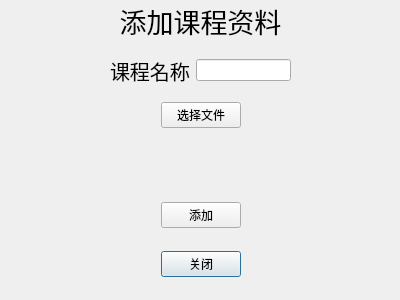
<?xml version="1.0" encoding="UTF-8"?>
<ui version="4.0">
 <class>AddCourseDoc</class>
 <widget class="QDialog" name="AddCourseDoc">
  <property name="geometry">
   <rect>
    <x>0</x>
    <y>0</y>
    <width>400</width>
    <height>300</height>
   </rect>
  </property>
  <property name="windowTitle">
   <string>Dialog</string>
  </property>
  <widget class="QLabel" name="label">
   <property name="geometry">
    <rect>
     <x>0</x>
     <y>0</y>
     <width>401</width>
     <height>41</height>
    </rect>
   </property>
   <property name="font">
    <font>
     <pointsize>20</pointsize>
    </font>
   </property>
   <property name="text">
    <string>添加课程资料</string>
   </property>
   <property name="alignment">
    <set>Qt::AlignCenter</set>
   </property>
  </widget>
  <widget class="QWidget" name="horizontalLayoutWidget">
   <property name="geometry">
    <rect>
     <x>0</x>
     <y>239</y>
     <width>401</width>
     <height>51</height>
    </rect>
   </property>
   <layout class="QHBoxLayout" name="horizontalLayout">
    <item>
     <spacer name="horizontalSpacer">
      <property name="orientation">
       <enum>Qt::Horizontal</enum>
      </property>
      <property name="sizeHint" stdset="0">
       <size>
        <width>40</width>
        <height>20</height>
       </size>
      </property>
     </spacer>
    </item>
    <item>
     <widget class="QPushButton" name="pushButton">
      <property name="text">
       <string>关闭</string>
      </property>
     </widget>
    </item>
    <item>
     <spacer name="horizontalSpacer_2">
      <property name="orientation">
       <enum>Qt::Horizontal</enum>
      </property>
      <property name="sizeHint" stdset="0">
       <size>
        <width>40</width>
        <height>20</height>
       </size>
      </property>
     </spacer>
    </item>
   </layout>
  </widget>
  <widget class="QWidget" name="horizontalLayoutWidget_2">
   <property name="geometry">
    <rect>
     <x>110</x>
     <y>50</y>
     <width>181</width>
     <height>41</height>
    </rect>
   </property>
   <layout class="QHBoxLayout" name="horizontalLayout_2">
    <item>
     <widget class="QLabel" name="label_2">
      <property name="font">
       <font>
        <pointsize>15</pointsize>
       </font>
      </property>
      <property name="text">
       <string>课程名称</string>
      </property>
     </widget>
    </item>
    <item>
     <widget class="QLineEdit" name="lineEdit"/>
    </item>
   </layout>
  </widget>
  <widget class="QWidget" name="horizontalLayoutWidget_3">
   <property name="geometry">
    <rect>
     <x>0</x>
     <y>190</y>
     <width>401</width>
     <height>51</height>
    </rect>
   </property>
   <layout class="QHBoxLayout" name="horizontalLayout_3">
    <item>
     <spacer name="horizontalSpacer_3">
      <property name="orientation">
       <enum>Qt::Horizontal</enum>
      </property>
      <property name="sizeHint" stdset="0">
       <size>
        <width>40</width>
        <height>20</height>
       </size>
      </property>
     </spacer>
    </item>
    <item>
     <widget class="QPushButton" name="pushButton_2">
      <property name="text">
       <string>添加</string>
      </property>
     </widget>
    </item>
    <item>
     <spacer name="horizontalSpacer_4">
      <property name="orientation">
       <enum>Qt::Horizontal</enum>
      </property>
      <property name="sizeHint" stdset="0">
       <size>
        <width>40</width>
        <height>20</height>
       </size>
      </property>
     </spacer>
    </item>
   </layout>
  </widget>
  <widget class="QWidget" name="horizontalLayoutWidget_4">
   <property name="geometry">
    <rect>
     <x>0</x>
     <y>90</y>
     <width>401</width>
     <height>51</height>
    </rect>
   </property>
   <layout class="QHBoxLayout" name="horizontalLayout_4">
    <item>
     <spacer name="horizontalSpacer_5">
      <property name="orientation">
       <enum>Qt::Horizontal</enum>
      </property>
      <property name="sizeHint" stdset="0">
       <size>
        <width>40</width>
        <height>20</height>
       </size>
      </property>
     </spacer>
    </item>
    <item>
     <widget class="QPushButton" name="pushButton_3">
      <property name="text">
       <string>选择文件</string>
      </property>
     </widget>
    </item>
    <item>
     <spacer name="horizontalSpacer_6">
      <property name="orientation">
       <enum>Qt::Horizontal</enum>
      </property>
      <property name="sizeHint" stdset="0">
       <size>
        <width>40</width>
        <height>20</height>
       </size>
      </property>
     </spacer>
    </item>
   </layout>
  </widget>
 </widget>
 <resources/>
 <connections>
  <connection>
   <sender>pushButton</sender>
   <signal>clicked()</signal>
   <receiver>AddCourseDoc</receiver>
   <slot>close()</slot>
   <hints>
    <hint type="sourcelabel">
     <x>200</x>
     <y>263</y>
    </hint>
    <hint type="destinationlabel">
     <x>199</x>
     <y>149</y>
    </hint>
   </hints>
  </connection>
 </connections>
</ui>
